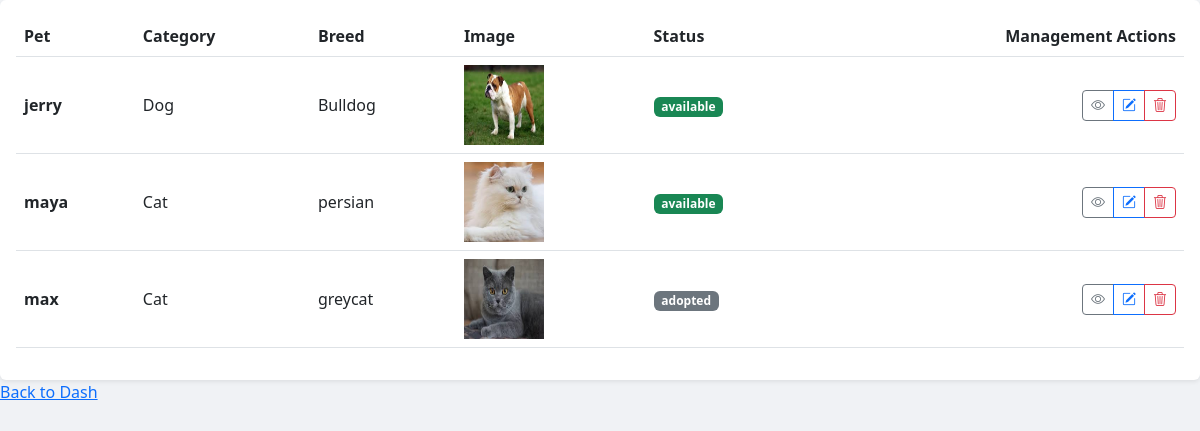
Screenshot of /pets/allpetsadmin (signed in) with the database file from the repository.
### petoperation/models.py (models this page shows, shortened)
class Pet(models.Model):
    pet_name=models.CharField(max_length=30)
    pet_img=models.ImageField(upload_to='don_petimg')
    pet_cat=models.ForeignKey(Category,on_delete=models.CASCADE)
    pet_breed=models.ForeignKey(Breed,on_delete=models.CASCADE)
    pet_age=models.IntegerField()
    price=models.FloatField(blank=True,null=True)
    pet_location=models.CharField(max_length=50)
    pet_vaccinated=models.BooleanField(default=False)
    pet_desc=models.TextField()
    pet_reason=models.CharField(max_length=100)
    posted_date=models.DateTimeField(auto_now_add=True)
    status=models.CharField(max_length=50,choices=(('available','Available'),('adopted','Adopted')),
                            default='available')
    user=models.ForeignKey(CustomUser,on_delete=models.CASCADE)

class Category(models.Model):
    name=models.CharField(max_length=50)
    image=models.ImageField(upload_to='petcategory')

class Breed(models.Model):
    cat=models.ForeignKey(Category,on_delete=models.CASCADE)
    breed_name=models.CharField(max_length=30)

### petoperation/views.py (the view)
# urls.py: path('allpetsadmin',allpets_admin,name='allpets_admin'),
@login_required(login_url='/accounts/login')
def allpets_admin(request):
   if not request.user.is_superuser:
    return redirect("Error")
   all_pets=Pet.objects.all()
   return render(request,'adminallpet.html',{'all_pets':all_pets})

### Templates/adminallpet.html (shortened to what this page needs)
{% load static %}
<!DOCTYPE html>
<html lang="en">
<head>
    <link href="https://cdn.jsdelivr.net/npm/bootstrap@5.3.0/dist/css/bootstrap.min.css" rel="stylesheet">
    <link rel="stylesheet" href="https://cdn.jsdelivr.net/npm/bootstrap-icons@1.11.0/font/bootstrap-icons.css">
    <link rel="stylesheet" href="{% static 'css/admindash.css' %}">
</head>
<body>
<div class="card border-0 shadow-sm">
    <div class="card-body">
        <div class="table-responsive">
            <table class="table table-hover align-middle">
                <thead>
                    <tr>
                        <th>Pet</th>
                        <th>Category</th>
                        <th>Breed</th>
                        <th>Image</th>
                        <th>Status</th>
                        <th class="text-end">Management Actions</th>
                    </tr>
                </thead>
                <tbody>
                    {% for pet in all_pets %}
                    <tr>
                        <td><strong>{{ pet.pet_name }}</strong></td>
                        <td>{{ pet.pet_cat.name }} </td>
                        <td>{{ pet.pet_breed.breed_name }}</td>
                        <td><img src={{pet.pet_img.url}} width="80px"height="80px"></td>
                        <td>
                            <span class="badge {% if pet.status == 'available' %}bg-success{% else %}bg-secondary{% endif %}">
                                {{ pet.status }}
                            </span>
                        </td>
                        <td class="text-end">
                            <div class="btn-group">
                                <a href="{% url 'petoperation:view_allpet' pet.id %}" class="btn btn-sm btn-outline-secondary">
                                    <i class="bi bi-eye"></i>
                                </a>
                                <a href="{% url 'petoperation:updatepetadmin' pet.id %}" class="btn btn-sm btn-outline-primary">
                                    <i class="bi bi-pencil-square"></i>
                                </a>
                                <a href="{% url 'petoperation:delete_pet_admin' pet.id %}"
                                   class="btn btn-sm btn-outline-danger"
                                   onclick="return confirm('Are you sure you want to remove {{ pet.pet_name }}?')">
                                    <i class="bi bi-trash3"></i>
                                </a>
                            </div>
                        </td>
                    </tr>
                    {% endfor %}
                </tbody>
            </table>
        </div>
    </div>
</div>
  <a href="{% url 'admindashboard' %}">Back to Dash</a>
</body>
</html>

### static/css/admindash.css (style rules this page uses)
:root { --primary-color: #6c5ce7; --secondary-color: #a29bfe; --sidebar-bg: #2d3436; }
body { background-color: #f0f2f5; font-family: 'Segoe UI', Tahoma, Geneva, Verdana, sans-serif; }

### rows the page displays
Pet: pet_name "jerry", pet_cat.name "Dog", pet_breed.breed_name "Bulldog", pet_img (picture), status "available"
Pet: pet_name "maya", pet_cat.name "Cat", pet_breed.breed_name "persian", pet_img (picture), status "available"
Pet: pet_name "max", pet_cat.name "Cat", pet_breed.breed_name "greycat", pet_img (picture), status "adopted"
